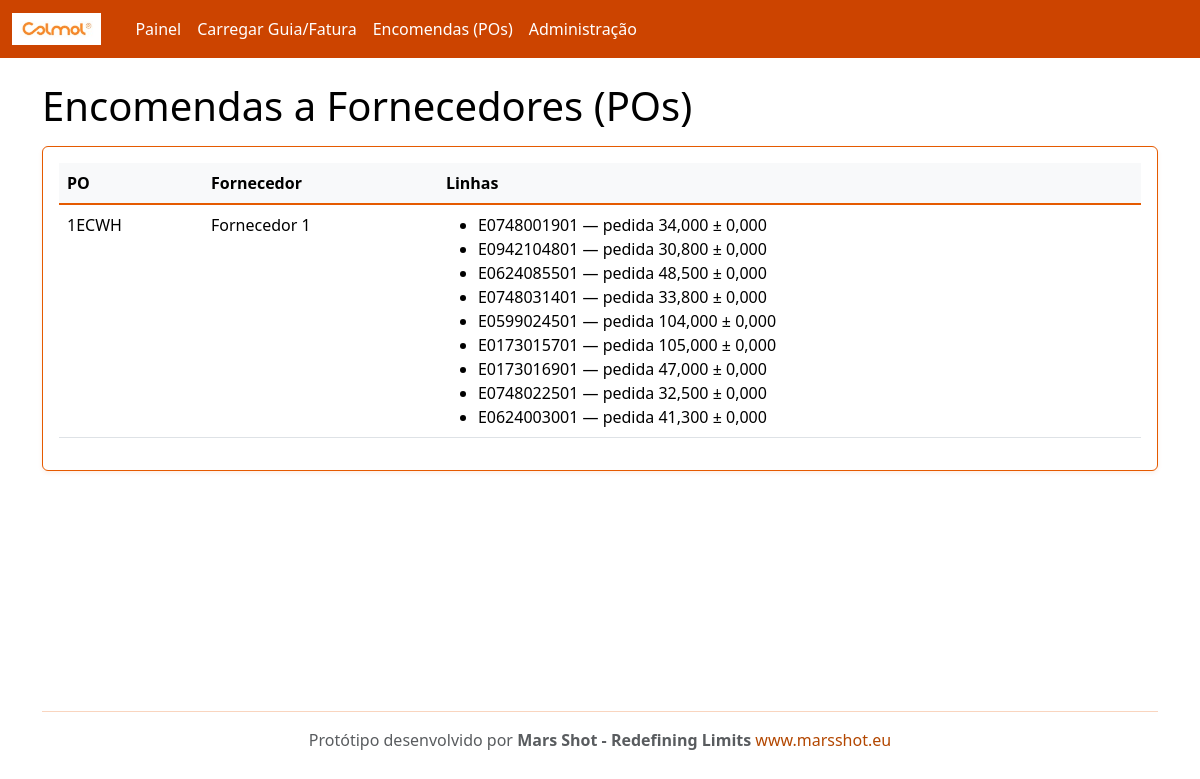
Page /po/ on the committed database.
### rececao/models.py (models this page shows, shortened)
class PurchaseOrder(models.Model):
    number = models.CharField(max_length=100, unique=True)
    supplier = models.ForeignKey(Supplier, on_delete=models.CASCADE, related_name='purchase_orders')
    created_at = models.DateTimeField(auto_now_add=True)

class Supplier(models.Model):
    name = models.CharField(max_length=200, unique=True)
    email = models.EmailField(blank=True, null=True)
    code = models.CharField(max_length=50, unique=True)

class POLine(models.Model):
    po = models.ForeignKey(PurchaseOrder, on_delete=models.CASCADE, related_name='lines')
    internal_sku = models.CharField(max_length=120)  # código interno Colmol
    description = models.CharField(max_length=255, blank=True)
    unit = models.CharField(max_length=20, default='UN')
    qty_ordered = models.DecimalField(max_digits=12, decimal_places=3)
    tolerance = models.DecimalField(max_digits=6, decimal_places=3, default=0)  # tolerância admitida
    class Meta:
        unique_together = ('po','internal_sku')

### rececao/views.py (the view)
# urls.py: path('po/', views.po_list, name='po_list'),
def po_list(request):
    pos = PurchaseOrder.objects.all().order_by('-id')
    return render(request, 'po_list.html', {'pos': pos})

### templates/po_list.html
{% extends "base.html" %}
{% block content %}
<h1>Encomendas a Fornecedores (POs)</h1>
<div class="card p-3 mt-3">
  <table class="table table-hover">
    <thead><tr><th>PO</th><th>Fornecedor</th><th>Linhas</th></tr></thead>
    <tbody>
      {% for p in pos %}
      <tr>
        <td>{{ p.number }}</td>
        <td>{{ p.supplier.name }}</td>
        <td>
          <ul class="mb-0">
          {% for l in p.lines.all %}
            <li>{{ l.internal_sku }} — pedida {{ l.qty_ordered }} ± {{ l.tolerance }}</li>
          {% endfor %}
          </ul>
        </td>
      </tr>
      {% empty %}
      <tr><td colspan="3">Sem POs. Use o admin para criar dados de exemplo.</td></tr>
      {% endfor %}
    </tbody>
  </table>
</div>
{% endblock %}

### templates/base.html (shortened to what this page needs)
{% load static %}
<!doctype html>
<html lang="pt">
<head>
  <link href="https://cdn.jsdelivr.net/npm/bootstrap@5.3.3/dist/css/bootstrap.min.css" rel="stylesheet">
</head>
<body>
  <nav class="navbar navbar-expand-lg navbar-dark">
    <div class="container-fluid">
      <a class="navbar-brand d-flex align-items-center" href="/">
        <img src="{% static 'colmol-logo.png' %}" alt="Colmol" style="height: 32px; margin-right: 10px;">
      </a>
      <div class="collapse navbar-collapse" id="nav">
        <ul class="navbar-nav me-auto mb-2 mb-lg-0">
          <li class="nav-item"><a class="nav-link" href="/">Painel</a></li>
          <li class="nav-item"><a class="nav-link" href="/upload/">Carregar Guia/Fatura</a></li>
          <li class="nav-item"><a class="nav-link" href="/po/">Encomendas (POs)</a></li>
          <li class="nav-item"><a class="nav-link" href="/admin/">Administração</a></li>
        </ul>
      </div>
    </div>
  </nav>
  <main class="container my-4">
    {% block content %}{% endblock %}
  </main>
  <footer class="container my-5">
    <hr class="border-secondary" />
    <div class="text-center">
      <p class="mb-0 text-muted">Protótipo desenvolvido por <strong>Mars Shot - Redefining Limits</strong> <a
          href="https://www.marsshot.eu" target="_blank" class="text-decoration-none">www.marsshot.eu</a></p>
    </div>
  </footer>
</body>
</html>

### rows in the picture
PurchaseOrder: number "1ECWH", supplier.name "Fornecedor 1"
POLine: internal_sku "E0748001901", qty_ordered "34,000", tolerance "0,000"
POLine: internal_sku "E0942104801", qty_ordered "30,800", tolerance "0,000"
POLine: internal_sku "E0624085501", qty_ordered "48,500", tolerance "0,000"
POLine: internal_sku "E0748031401", qty_ordered "33,800", tolerance "0,000"
POLine: internal_sku "E0599024501", qty_ordered "104,000", tolerance "0,000"
POLine: internal_sku "E0173015701", qty_ordered "105,000", tolerance "0,000"
POLine: internal_sku "E0173016901", qty_ordered "47,000", tolerance "0,000"
POLine: internal_sku "E0748022501", qty_ordered "32,500", tolerance "0,000"
POLine: internal_sku "E0624003001", qty_ordered "41,300", tolerance "0,000"
